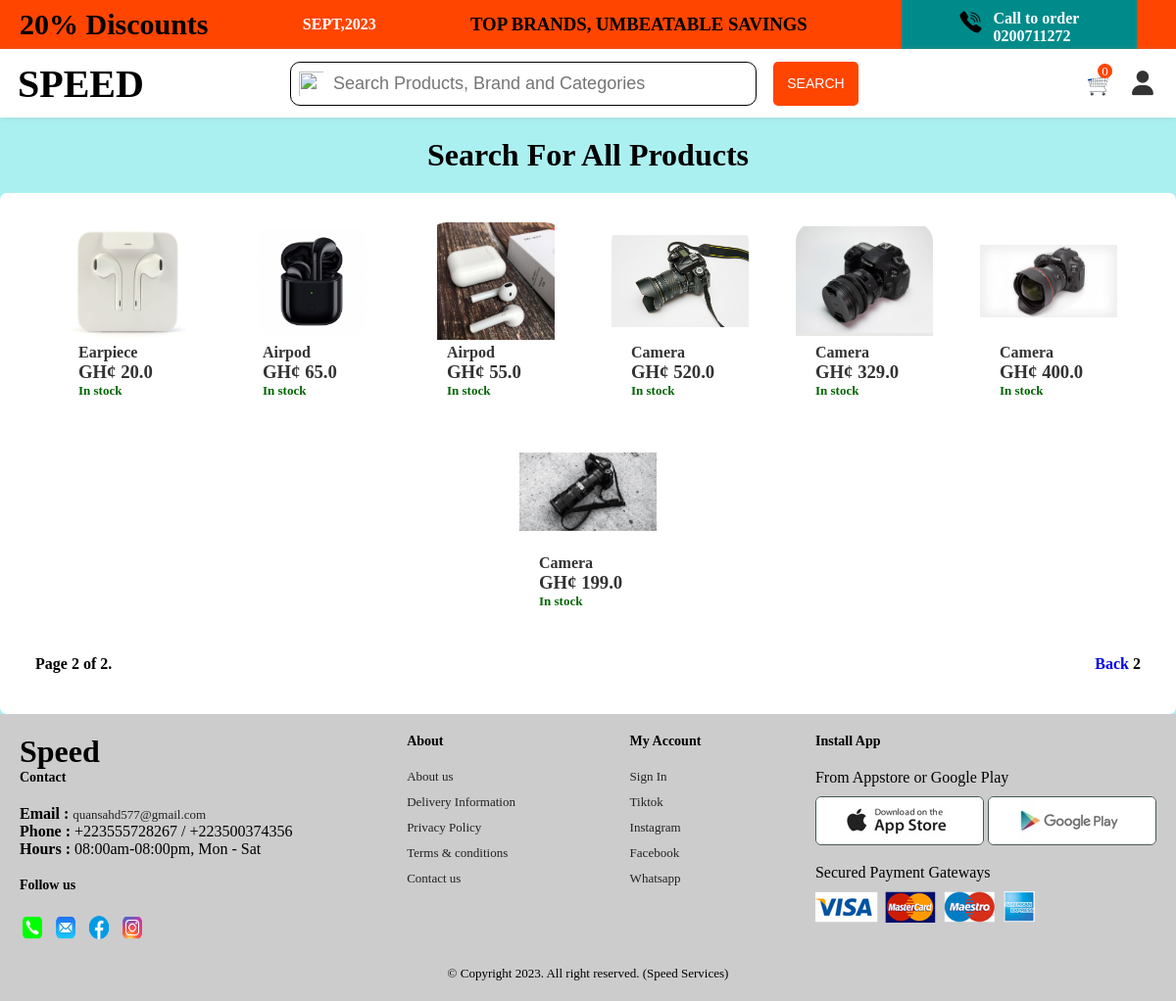
The app's page /search/?page=2 with its own data.
### Core/models.py (models this page shows, shortened)
class Product(models.Model):
    category=models.ForeignKey(Category,related_name='products',on_delete=models.CASCADE)
    name=models.CharField(max_length=255)
    description=models.TextField(blank=True,null=True)
    price=models.FloatField()
    image=models.ImageField(upload_to='product_images',blank=True,null=True)
    is_sold=models.BooleanField(default=True)
    created_by=models.ForeignKey(User,related_name='products',on_delete=models.CASCADE)
    created_at=models.DateTimeField(auto_now_add=True)
    class Meta:
        verbose_name = ("Product")
        verbose_name_plural = ("Products")

### Core/views.py (the view)
# urls.py: path('search/',views.search,name='search'),
def search(request):
    items=Product.objects.all()
    paginator=Paginator(items,28)
    page=request.GET.get('page')
    page_oj=Paginator.get_page(paginator,page)
    Total_cart=CartItem.objects.count()
    return render(request,'core/searchpage.html',{
        'items':items,
        'Total_cart':Total_cart,
        'page_oj':page_oj,
    })

### templates/core/searchpage.html (shortened to what this page needs)
{% extends "core/layout.html" %}
{% load static %}
{% block body %}
    <h1 id="intro">Search For All Products</h1>
    <div class="items">
        {% for item in page_oj %}
        <div id="item-con">
                <div class="itemList">
                    <a href="{% url "details" item.id%}">
                        <div class="image">
                            <img src="{{item.image.url}} " alt="">
                        </div>
                        <div class="text">
                            <h2 class='product-name'>{{item.name}} </h2>
                            <h3>GH&cent; <span> {{item.price}}</span></h3>
                            <p class="description">In stock</p>
                        </div>
                    </a>
                </div>
            </div>
            {% endfor %}
            <div class='pagination' style ='display: flex;justify-content: space-between;align-items: end;width: 100%;'>
                <span class='current'>
                    Page {{page_oj.number}} of {{page_oj.paginator.num_pages}}.
                </span>
                <span class='step-links'>
                    {% if page_oj.has_previous %}
                        <a href='?page={{page.previous_page_number}}'>Back</a>
                    {% endif %}
                    <span class='current'>
                         {{page_oj.number}}
                    </span>
                </span>
            </div>
    </div>
{% endblock body %}

### templates/core/layout.html (shortened to what this page needs)
{% load static %}
<!DOCTYPE html>
<html lang="en">
<head>
    <link rel="stylesheet" href="{% static 'css/style1.css' %}">
    <link rel="stylesheet" href="https://cdnjs.cloudflare.com/ajax/libs/font-awesome/6.2.1/css/all.min.css" />
</head>
<body>
    <div class="banner1">
        <h1><span>20%</span> Discounts</h1><p id="top">SEPT,2023</p>
        <h3>TOP BRANDS, UMBEATABLE SAVINGS</h3>
        <div class="call">
            <img src="{% static 'images/icons8-call-50.png' %}" alt="">
            <div class="call-line">
                <p>Call to order</p>
                <span>0200711272</span>
            </div>
        </div>
    </div>
    <nav>
        <div class="logo">
            <a href="{% url "index" %}"><h1><strong>SPEED</strong> </h1></a>
        </div>
        <div class="searchbar">
            <div class="search">
                <img src="{% static 'images/icons8-search-50.png.' %}" alt="">
                <input type="search" name="search" id="search" placeholder="Search Products, Brand and Categories">
            </div>
            <input type="submit" value="SEARCH" class="search-btn">
        </div>
        <div class="profiles">
            <div class="cart" style='cursor:pointer;'>
            </div>
            <div class="cart">
                <a href="{% url "view_cart" %}"><img src="{% static 'images/icons8-cart-96.png' %}" alt=""></a>
                <div class="cart-quantity"><p>{{Total_cart}}</p></div>
            </div>
            <div class="account">
                <li class="dropdown"><a href="#"><span><i class="fa-solid fa-user" style="font-size: 25px;"></i></span></a>
        </div>
    </nav>
    {% block body %}{% endblock body %}
    <footer class="section-p1">
        <div class="col">
            <h1>Speed</h1>
            <h4>Contact</h4>
            <p><strong>Email : </strong><a href="quansahd577@gmail.com" target="_blank">quansahd577@gmail.com</a></p>
            <p><strong>Phone : </strong>+223555728267 / +223500374356</p>
            <p><strong>Hours : </strong>08:00am-08:00pm, Mon - Sat</p>
            <div class="follow">
                <h4>Follow us</h4>
                <div class="icons">
                    <img src="{% static "images/icons8-call-48.png" %}" alt="call">
                    <img src="{% static "images/icons8-email-48.png" %}" alt="email">
                    <img src="{% static "images/icons8-facebook-48.png" %}" alt="facebook">
                    <img src="{% static "images/icons8-instagram-48.png" %}" alt="instagram">
                </div>
            </div>
        </div>
        <div class="col">
            <h4>About</h4>
            <a href="#">About us</a>
            <a href="#">Delivery Information</a>
            <a href="#">Privacy Policy</a>
            <a href="#">Terms & conditions</a>
            <a href="#">Contact us</a>
        </div>
        <div class="col">
            <h4>My Account</h4>
            <a href="#">Sign In</a>
            <a href="#">Tiktok</a>
            <a href="#">Instagram</a>
            <a href="#">Facebook</a>
            <a href="#">Whatsapp</a>
        </div>
        <div class="col install">
            <h4>Install App</h4>
            <p>From Appstore or Google Play</p>
            <div class="row">
                <img src="{% static "images/app.jpg" %}" alt="">
                <img src="{% static "images/play.jpg" %}" alt="">
            </div>
            <p>Secured Payment Gateways</p>
            <img src="{% static "images/pay.png" %}" alt="">
        </div>
        <div class="copyright">
            <p>&copy; Copyright 2023. All right reserved. (Speed Services)</p>
        </div>
    </footer>
</body>
</html>

### static/css/style1.css (style rules this page uses)
* { margin: 0; padding: 0; box-sizing: border-box; }
body { background: rgb(171, 240, 240); }
.banner1 { width: auto; display: flex; justify-content: space-between; align-items: center; height: 50px; background: orangered; }
.banner1 h1 { font-size: 30px; margin-left: 20px; }
.banner1 #top { color: #fff; font-family: cursive; font-weight: 600; }
.banner1 .call { display: flex; width: 20%; background-color:darkcyan; padding: 10px; justify-content: center; height: 100%; margin-right: 40px; color: #fff; }
.call img { width: 25px; height: 25px; margin-right: 10px; }
.call-line p, span { font-weight: 700; }
nav { display: flex; justify-content: space-between; align-items: center; width: auto; background: #fff; position: relative; height: 70px; box-shadow: 0 0 5px rgba(161, 147, 147, 0.3); }
.logo h1 { font-size: 40px; padding-left: 18px; text-align: center; align-items: center; margin: auto; color: #000; }
.logo a { text-decoration: none; color: #000; }
.searchbar { width: 50%; background: transparent; height: 100%; display: flex; padding: 10px; align-items: center; justify-content: space-between; }
.searchbar .search { width: 82%; height: 90%; display: flex; border: 1px solid black; padding: 3px; background-color: white; border-radius: 10px; align-items: center; justify-content: center; }
.search img { width: 35px; height: 35px; padding: 5px; }
.search input { width: 100%; height: 80%; border: none; outline: none; font-size: 18px; padding: 5px; }
.search-btn { width: 15%; background: orangered; border: none; height: 90%; display: inline-block; border-radius: 5px; align-items: center; justify-content: center; font-size: 14px; font-weight: 400; color: #fff; cursor: pointer; }
.profiles { display: flex; justify-content: flex-end; align-items: center; width: auto; height: 100%; }
.profiles .cart { width: 25px; height: 25px; margin: 20px; position: relative; }
.cart img { width: 100%; height: 100%; }
.cart-quantity { position: absolute; top: 0; right: 0; margin-top: -8px; width: 15px; height: 15px; background: orangered; border-radius: 50%; align-items: center; text-align: center; justify-content: center; }
.cart-quantity p { text-align: center; color: #fff; font-size: small; font-weight: 400; }
.profiles .account { width: 45px; }
.dropdown { list-style: none; }
.dropdown a { text-decoration: none; color: #333; }
.items { width: 100%; height: fit-content; background-color:#fff; border-radius: 7px; margin-top: 20px; padding:30px 3%; display: flex; flex-wrap: wrap; justify-content: space-around; }
.items a { text-decoration: none; width: fit-content; height: fit-content; }
.itemList { width: 140px; height: 200px; border-radius: 20px; align-items: center; justify-content: flex-start; overflow: hidden; margin: 0 15px; margin-bottom: 15px; }
.image { width: 100%; height: 60%; display: inline-block; }
.image img { width: 100%; height: 100%; background-position: cover; }
.text { padding-left: 20px; color: #333; }
.text .description { color: darkgreen; font-size: small; font-weight: 600; }
.text h2 { font-size: medium; }
footer { display: flex; flex-wrap: wrap; justify-content: space-between; background: #ccc; padding: 20PX; }
footer .col { display: flex; flex-direction: column; align-items: flex-start; margin-bottom: 20px; }
footer h4 { font-size: 14px; padding-bottom: 20px; }
footer p { text-align: center; }
footer a { text-decoration: none; font-size: 13px; color: #222; margin-bottom: 10px; }
footer .follow { margin-top: 20px; }
footer .follow img { padding-right: 4px; cursor: pointer; width: 30px; height: 30px; }
footer .install .row img { border-radius: 6px; border: 1px solid #465b52; transition: 0.2s ease; }
footer .install img { margin: 10px 0 15px 0; }
footer .copyright { width: 100%; text-align: center; }
footer .copyright { font-size: 13px; }
#intro { margin: 20px auto; text-align: center; }
.description-info h1,span { margin: 12px 0; }
.cart { width: 60%; margin:40px auto; display: flex; }

### templates/core/layout.html (style rules this page uses)
.image img { object-fit: contain; }

### records on screen
Product: image (picture), name "Earpiece", price "20.0"
Product: image (picture), name "Airpod", price "65.0"
Product: image (picture), name "Airpod", price "55.0"
Product: image (picture), name "Camera", price "520.0"
Product: image (picture), name "Camera", price "329.0"
Product: image (picture), name "Camera", price "400.0"
Product: image (picture), name "Camera", price "199.0"

### other values on screen
{{ Total_cart }} "0"
{{ page_oj.number }} "2"
{{ page_oj.paginator.num_pages }} "2"
